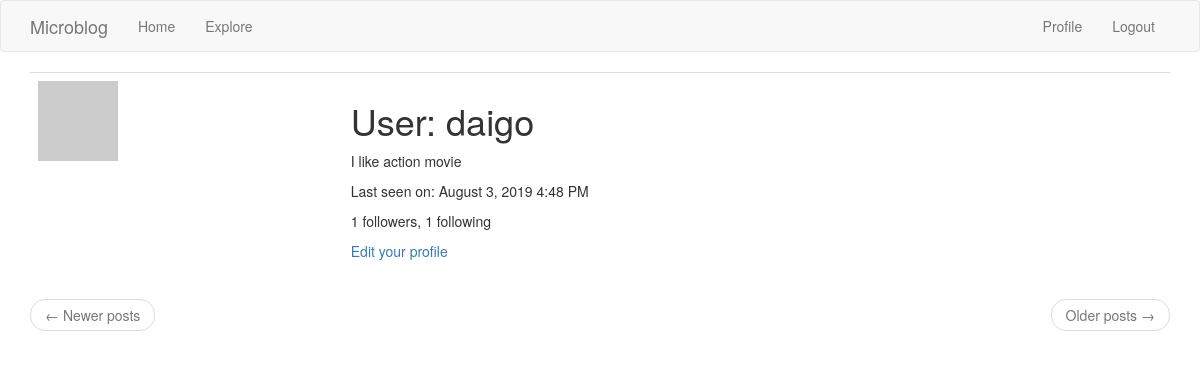
/user/daigo (signed in), run on the app's committed database.
### app/models.py (models this page shows, shortened)
class User(UserMixin, db.Model):
    id = db.Column(db.Integer, primary_key=True)
    username = db.Column(db.String(64), index=True, unique=True)
    email = db.Column(db.String(64), index=True, unique=True)
    password_hash = db.Column(db.String(128))
    posts = db.relationship('Post', backref='author', lazy='dynamic')
    about_me = db.Column(db.String(140))
    last_seen = db.Column(db.DateTime, default=datetime.utcnow)
    followed = db.relationship(
        'User', secondary=followers,
        primaryjoin=(followers.c.follower_id == id),
        secondaryjoin=(followers.c.followed_id == id),
        backref=db.backref('followers', lazy='dynamic'),
        lazy='dynamic')
    def avatar(self, size):
        digest = md5(self.email.lower().encode('utf-8')).hexdigest()
        return 'https://www.gravatar.com/avatar/{}?d=identicon&s={}'.format(
            digest, size)

### app/routes.py (the view)
@app.route('/user/<username>')
@login_required
def user(username):
    user = User.query.filter_by(username=username).first_or_404()
    page = request.args.get('page', 1, type=int)
    posts = user.posts.order_by(Post.timestamp.desc()).paginate(
        page, app.config['POST_PER_PAGE'], False)
    next_url = url_for('user', username=user.username, page=posts.next_num) \
        if posts.has_next else None
    prev_url = url_for('user', username=user.username, page=posts.prev_num) \
        if posts.has_prev else None
    return render_template('user.html', user=user, posts=posts.items,
                           next_url=next_url, prev_url=prev_url)

### app/models.py (called while the page is built)
@login.user_loader
def load_user(id):
    return User.query.get(int(id))

### app/routes.py (called while the page is built)
@app.before_request
def before_request():
    if current_user.is_authenticated:
        current_user.last_seen = datetime.utcnow()
        db.session.commit()
    g.locale = str(get_locale())

### app/templates/user.html
{% extends "base.html" %}
{% block app_content %}
<table class="table table-hover">
    <tr>
	<td><img src="{{ user.avatar(128) }}"></td>
	<td>
	    <h1>{{ _('User') }}: {{ user.username }}</h1>
	    {% if user.about_me  %}<p>{{ user.about_me }}</p>{% endif %}
	    {% if user.last_seen %}
	    <p>{{ _('Last seen on') }}: {{ moment(user.last_seen).format('LLL') }}</p>
	    {% endif %}
	    <p>{{ _('%(count)d followers', count=user.followers.count()) }}, {{ _('%(count)d following', count=user.followed.count()) }}</p>
	    {% if user == current_user %}
	    <p><a href="{{ url_for('edit_profile') }}">{{ _('Edit your profile') }}</a></p>
	    {% elif not current_user.is_following(user) %}
	    <p><a href="{{ url_for('follow', username=user.username) }}">{{ _('Follow') }}</a></p>
	    {% else %}
	    <p><a href="{{ url_for('unfollow', username=user.username) }}">{{ _('Unfollow') }}</a></p>
	    {% endif %}
	</td>
    </tr>
</table>
<nav aria-label="...">
    <ul class="pager">
	<li class="previous{% if not prev_url %} disabled{% endif %}">
	    <a href="{{ prev_url or '#' }}">
		<span aria-hidden="'true">&larr;</span> {{ _('Newer posts') }}
	    </a>
	</li>
	<li class="next{% if not next_url %} disabled{% endif %}">
	    <a href="{{ next_url or '#' }}">
		{{ _('Older posts') }} <span aria-hidden="true">&rarr;</span>
	    </a>
	</li>
    </ul>
</nav>
{% endblock %}

### data on the page
User: username "daigo", about_me "I like action movie", last_seen "August 3, 2019 4:48 PM"
